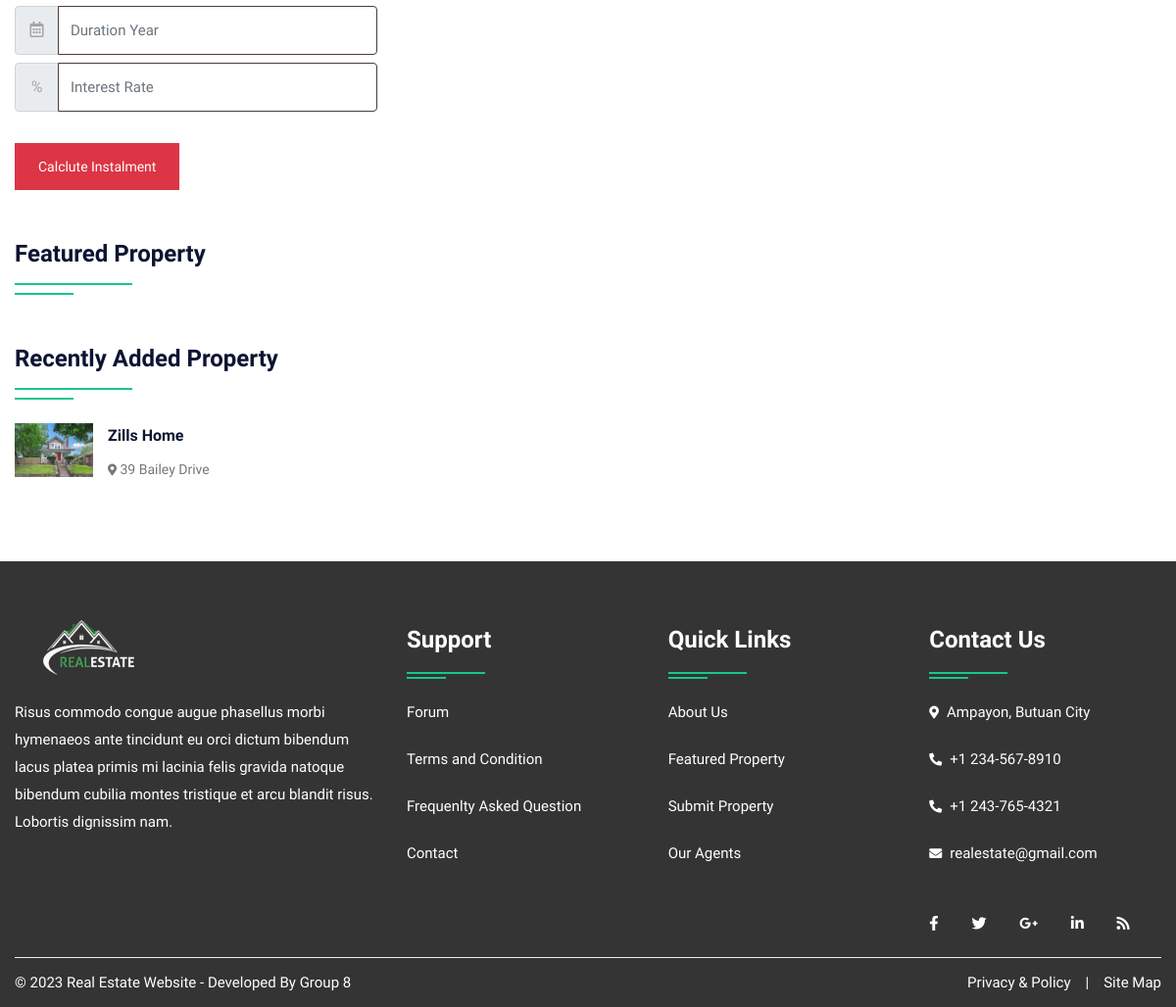
The page /propertydetail.php (lower part) on the database as committed earlier.
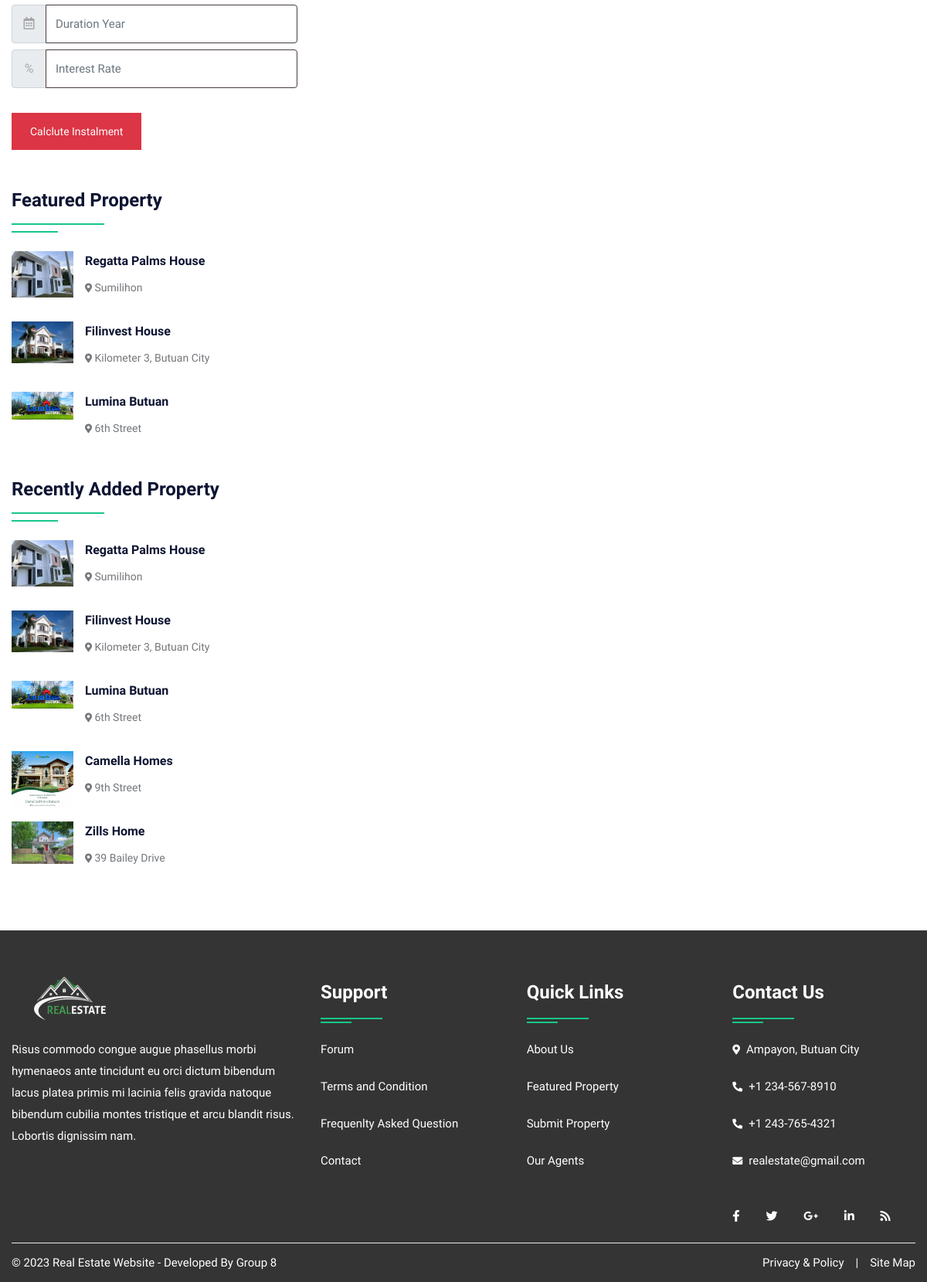
The same page on the database as committed later.
### tables this page shows
CREATE TABLE `property` (
  `pid` int(50) NOT NULL,
  `title` varchar(200) NOT NULL,
  `pcontent` longtext NOT NULL,
  `type` varchar(100) NOT NULL,
  `bhk` varchar(50) NOT NULL,
  `stype` varchar(100) NOT NULL,
  `bedroom` int(50) NOT NULL,
  `bathroom` int(50) NOT NULL,
  `balcony` int(50) NOT NULL,
  `kitchen` int(50) NOT NULL,
  `hall` int(50) NOT NULL,
  `floor` varchar(50) NOT NULL,
  `size` int(50) NOT NULL,
  `price` int(50) NOT NULL,
  `location` varchar(200) NOT NULL,
  `city` varchar(100) NOT NULL,
  `state` varchar(100) NOT NULL,
  `feature` longtext NOT NULL,
  `pimage` varchar(300) NOT NULL,
  `pimage1` varchar(300) NOT NULL,
  `pimage2` varchar(300) NOT NULL,
  `pimage3` varchar(300) NOT NULL,
  `pimage4` varchar(300) NOT NULL,
  `uid` int(50) NOT NULL,
  `status` varchar(50) NOT NULL,
  `mapimage` varchar(300) NOT NULL,
  `topmapimage` varchar(300) NOT NULL,
  `groundmapimage` varchar(300) NOT NULL,
  `totalfloor` varchar(50) NOT NULL,
  `date` datetime NOT NULL DEFAULT current_timestamp(),
  `isFeatured` int(11) DEFAULT NULL
);

### propertydetail.php (the view, shortened to what this page needs)
<!DOCTYPE html>
<html lang="en">
<head>
<link rel="stylesheet" type="text/css" href="css/bootstrap.min.css">
<link rel="stylesheet" type="text/css" href="css/bootstrap-slider.css">
<link rel="stylesheet" type="text/css" href="css/jquery-ui.css">
<link rel="stylesheet" type="text/css" href="css/layerslider.css">
<link rel="stylesheet" type="text/css" href="css/color.css" id="color-change">
<link rel="stylesheet" type="text/css" href="css/owl.carousel.min.css">
<link rel="stylesheet" type="text/css" href="css/font-awesome.min.css">
<link rel="stylesheet" type="text/css" href="fonts/flaticon/flaticon.css">
<link rel="stylesheet" type="text/css" href="css/style.css">
</head>
<body>
<div id="page-wrapper">
    <div class="row">
		<?php include("include/header.php");?>
        <div class="full-row">
            <div class="container">
                <div class="row">
                    <div class="col-lg-4">
                        <form class="d-inline-block w-100" action="calc.php" method="post">
                            <div class="input-group mb-2 mr-sm-2">
                                <div class="input-group-prepend">
                                    <div class="input-group-text"><i class="far fa-calendar-alt"></i></div>
                                </div>
                                <input type="text" class="form-control" name="month" placeholder="Duration Year">
                            </div>
                            <div class="input-group mb-2 mr-sm-2">
                                <div class="input-group-prepend">
                                    <div class="input-group-text">%</div>
                                </div>
                                <input type="text" class="form-control" name="interest" placeholder="Interest Rate">
                            </div>
                            <button type="submit" value="submit" name="calc" class="btn btn-danger mt-4">Calclute Instalment</button>
                        </form>
                        <h4 class="double-down-line-left text-secondary position-relative pb-4 mb-4 mt-5">Featured Property</h4>
                        <ul class="property_list_widget">
                            <?php
                            $query=mysqli_query($con,"SELECT * FROM `property` WHERE isFeatured = 1 ORDER BY date DESC LIMIT 3");
                                    while($row=mysqli_fetch_array($query))
                                    {
                            ?>
                            <li> <img src="admin/property/<?php echo $row['18'];?>" alt="pimage">
                                <h6 class="text-secondary hover-text-success text-capitalize"><a href="propertydetail.php?pid=<?php echo $row['0'];?>"><?php echo $row['1'];?></a></h6>
                                <span class="font-14"><i class="fas fa-map-marker-alt icon-success icon-small"></i> <?php echo $row['14'];?></span>
                            </li>
                            <?php } ?>
                        </ul>
                        <div class="sidebar-widget mt-5">
                            <h4 class="double-down-line-left text-secondary position-relative pb-4 mb-4">Recently Added Property</h4>
                            <ul class="property_list_widget">
								<?php
								$query=mysqli_query($con,"SELECT * FROM `property` ORDER BY date DESC LIMIT 7");
										while($row=mysqli_fetch_array($query))
										{
								?>
                                <li> <img src="admin/property/<?php echo $row['18'];?>" alt="pimage">
                                    <h6 class="text-secondary hover-text-success text-capitalize"><a href="propertydetail.php?pid=<?php echo $row['0'];?>"><?php echo $row['1'];?></a></h6>
                                    <span class="font-14"><i class="fas fa-map-marker-alt icon-success icon-small"></i> <?php echo $row['14'];?></span>
                                </li>
                                <?php } ?>
                            </ul>
                        </div>
                    </div>
                </div>
            </div>
        </div>
		<?php include("include/footer.php");?>
    </div>
</div>
</body>
</html>

Rows that differ between the two databases and show on the page:
added property: pimage (picture), title "Regatta Palms House", location "Sumilihon"
added property: pimage (picture), title "Filinvest House", location "Kilometer 3, Butuan City"
added property: pimage (picture), title "Lumina Butuan", location "6th Street"
added property: pimage (picture), title "Camella Homes", location "9th Street", shown under "Recently Added Property"
